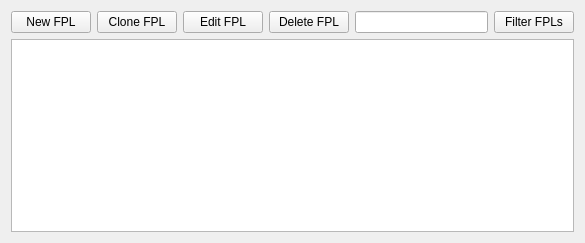
<?xml version="1.0" encoding="UTF-8"?>
<ui version="4.0">
 <class>FplBrowser</class>
 <widget class="QWidget" name="FplBrowser">
  <property name="geometry">
   <rect>
    <x>0</x>
    <y>0</y>
    <width>585</width>
    <height>243</height>
   </rect>
  </property>
  <property name="windowTitle">
   <string>FPL List</string>
  </property>
  <layout class="QGridLayout" name="gridLayout">
   <item row="0" column="0">
    <widget class="QPushButton" name="createButton">
     <property name="toolTip">
      <string>Create new FPL</string>
     </property>
     <property name="statusTip">
      <string>Create new FPL</string>
     </property>
     <property name="text">
      <string>New FPL</string>
     </property>
    </widget>
   </item>
   <item row="0" column="1">
    <widget class="QPushButton" name="cloneButton">
     <property name="toolTip">
      <string>Create copy of selected FPL</string>
     </property>
     <property name="statusTip">
      <string>Create copy of selected FPL</string>
     </property>
     <property name="text">
      <string>Clone FPL</string>
     </property>
    </widget>
   </item>
   <item row="0" column="2">
    <widget class="QPushButton" name="editButton">
     <property name="toolTip">
      <string>Edit selected FPL</string>
     </property>
     <property name="statusTip">
      <string>Edit selected FPL</string>
     </property>
     <property name="text">
      <string>Edit FPL</string>
     </property>
    </widget>
   </item>
   <item row="0" column="3">
    <widget class="QPushButton" name="deleteButton">
     <property name="toolTip">
      <string>Delete selected FPL</string>
     </property>
     <property name="statusTip">
      <string>Delete selected FPL</string>
     </property>
     <property name="text">
      <string>Delete FPL</string>
     </property>
    </widget>
   </item>
   <item row="0" column="4">
    <widget class="QLineEdit" name="filterEdit"/>
   </item>
   <item row="0" column="5">
    <widget class="QPushButton" name="filterButton">
     <property name="toolTip">
      <string>Filter FPLs by specified text</string>
     </property>
     <property name="statusTip">
      <string>Filter FPLs by specified text</string>
     </property>
     <property name="text">
      <string>Filter FPLs</string>
     </property>
     <property name="checkable">
      <bool>true</bool>
     </property>
    </widget>
   </item>
   <item row="1" column="0" colspan="6">
    <widget class="QtSqlTableView" name="table">
     <property name="autoScroll">
      <bool>false</bool>
     </property>
     <property name="editTriggers">
      <set>QAbstractItemView::NoEditTriggers</set>
     </property>
     <property name="alternatingRowColors">
      <bool>true</bool>
     </property>
     <property name="selectionMode">
      <enum>QAbstractItemView::SingleSelection</enum>
     </property>
     <property name="selectionBehavior">
      <enum>QAbstractItemView::SelectRows</enum>
     </property>
     <property name="verticalScrollMode">
      <enum>QAbstractItemView::ScrollPerPixel</enum>
     </property>
    </widget>
   </item>
  </layout>
 </widget>
 <customwidgets>
  <customwidget>
   <class>QtSqlTableView</class>
   <extends>QTableView</extends>
   <header>qtsqltableview.h</header>
  </customwidget>
 </customwidgets>
 <resources/>
 <connections/>
</ui>
